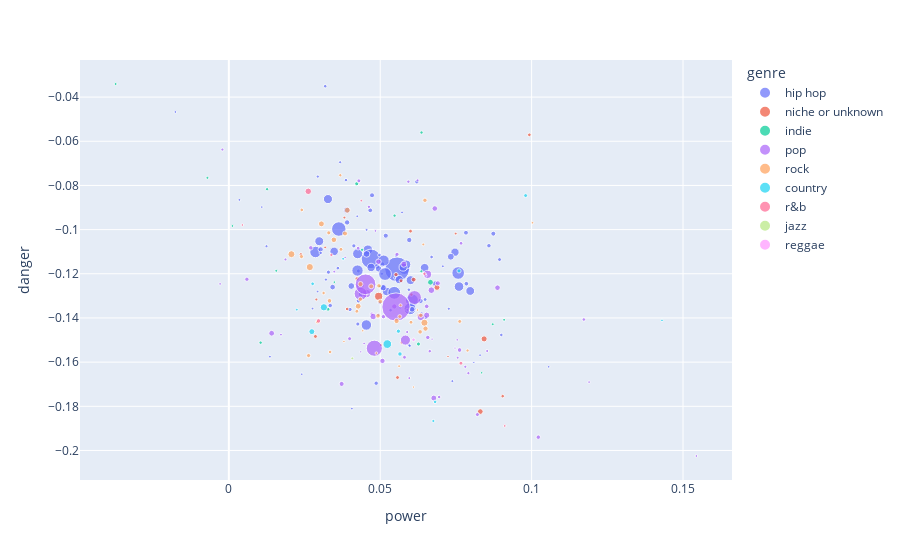

Notebook cell for this chart:
### Code cell
# fig = px.scatter(artist_means, x="power", y="danger", size="scored_words", hover_data=['artist'])
# fig.write_image('figures/artist_pd.png',scale=5.)

fig = px.scatter(artist_means, x="power", y="danger", size="scored_words", color="genre", hover_data=['artist'])
# Show the plot
fig.show()

### Figure 1 — Plotly figure (JSON) as saved in the notebook; plotly's stock layout.template omitted (floating-point values rounded to 4 significant figures)
{"data": [{"customdata": [["$NOT"], ["$uicideboy$"], ["21 Savage"], ["24kGoldn"], ["2Pac"], ["50 Cent"], ["A Boogie Wit da Hoodie"], ["A$AP Rocky"], ["Armani White"], ["BIA"], ["Baby Keem"], ["Benny The Butcher"], ["BoyWithUke"], ["Brent Faiyaz"], ["Bryson Tiller"], ["Cardi B"], ["Chief Keef"], ["Childish Gambino"], ["Chris Brown"], ["Cochise"], ["Coi Leray"], ["Coolio"], ["Cordae"], ["DJ Khaled"], ["Dr. Dre"], ["Drake"], ["Eminem"], ["Fivio Foreign"], ["Frank Ocean"], ["Freddie Dredd"], ["Future"], ["GloRilla"], ["Gorillaz"], ["Gucci Mane"], ["Gunna"], ["Ice Cube"], ["Internet Money"], ["J. Cole"], ["JAY-Z"], ["JID"], ["Jack Harlow"], ["Juice WRLD"], ["Kanye West"], ["Kendrick Lamar"], ["Kevin Gates"], ["Kid Cudi"], ["King Von"], ["Kodak Black"], ["Latto"], ["Lil Baby"], ["Lil Durk"], ["Lil Nas X"], ["Lil Peep"], ["Lil Tecca"], ["Lil Tjay"], ["Lil Uzi Vert"], ["Lil Yachty"], ["Lizzo"], ["Mac Miller"], ["Machine Gun Kelly"], ["Masked Wolf"], ["Megan Thee Stallion"], ["Migos"], ["Mike Dimes"], ["NAV"], ["NLE Choppa"], ["Nardo Wick"], ["Nicki Minaj"], ["Offset"], ["Oliver Tree"], ["PARTYNEXTDOOR"], ["PSY"], ["Playboi Carti"], ["PnB Rock"], ["Polo G"], ["Pooh Shiesty"], ["Pop Smoke"], ["Post Malone"], ["Pusha T"], ["Rod Wave"], ["Roddy Ricch"], ["SZA"], ["Saweetie"], ["Ski Mask The Slump God"], ["Sleepy Hallow"], ["Southside"], ["Sueco"], ["The Game"], ["The Kid LAROI"], ["The Notorious B.I.G."], ["Tory Lanez"], ["Travis Scott"], ["Trippie Redd"], ["Tyga"], ["Tyler"], ["Waka Flocka Flame"], ["XXXTENTACION"], ["YG"], ["Yeat"], ["Young Nudy"], ["Young Thug"], ["YoungBoy Never Broke Again"], ["Yung Gravy"], ["Yung Lean"], ["j-hope"], ["lil Shordie Scott"]], "hovertemplate": "genre=hip hop<br>power=%{x}<br>danger=%{y}<br>scored_words=%{marker.size}<br>artist=%{customdata[0]}<extra></extra>", "legendgroup": "hip hop", "marker": {"color": "#636efa", "size": [147, 2708, 1415, 200, 379, 271, 387, 851, 184, 269, 1486, 481, 321, 1595, 306, 479, 179, 672, 248, 135, 259, 590, 153, 1894, 1499, 7886, 2621, 636, 1448, 157, 3266, 200, 272, 263, 2430, 404, 429, 1626, 658, 938, 3465, 4297, 3368, 12479, 215, 1648, 519, 380, 148, 2933, 967, 1884, 338, 136, 875, 1347, 147, 565, 742, 1649, 140, 1423, 530, 182, 586, 162, 466, 920, 445, 338, 141, 154, 660, 228, 2112, 203, 406, 3330, 2535, 352, 929, 806, 270, 166, 350, 232, 157, 504, 186, 581, 199, 359, 560, 211, 2251, 260, 1709, 231, 1560, 208, 314, 247, 253, 166, 105, 101], "sizemode": "area", "sizeref": 40.87, "symbol": "circle"}, "mode": "markers", "name": "hip hop", "orientation": "v", "showlegend": true, "type": "scatter", "x": [0.02764, 0.02861, 0.07469, 0.01243, 0.04, 0.03601, 0.04866, 0.05103, 0.06464, 0.06696, 0.0521, 0.06365, 0.04277, 0.07972, 0.06483, 0.07832, 0.0455, 0.06815, 0.05531, 0.02408, 0.05944, 0.05958, 0.08297, 0.04591, 0.03478, 0.04696, 0.04249, 0.04895, 0.04701, -0.01765, 0.07574, 0.05925, 0.04976, 0.03183, 0.05799, 0.03348, 0.04283, 0.06002, 0.03427, 0.03896, 0.06051, 0.03632, 0.05463, 0.05556, 0.05057, 0.05862, 0.04729, 0.0621, 0.04063, 0.05983, 0.07331, 0.07602, 0.065, 0.1056, 0.04946, 0.05756, 0.0566, 0.03032, 0.04375, 0.02986, 0.01088, 0.05627, 0.05183, 0.07382, 0.05063, 0.0572, 0.0467, 0.04548, 0.07845, 0.04988, 0.02932, 0.0424, 0.06051, 0.0494, 0.04254, 0.03675, 0.0859, 0.05159, 0.05112, 0.0426, 0.04044, 0.05097, 0.05342, 0.07068, 0.03288, 0.05973, 0.00348, 0.08735, 0.05896, 0.03905, 0.07264, 0.04129, 0.06333, 0.03206, 0.04542, 0.05947, 0.03273, 0.03035, 0.06466, 0.02938, 0.08941, 0.03868, 0.08999, 0.01356, 0.08091, 0.05476], "xaxis": "x", "y": [-0.1358, -0.1101, -0.1102, -0.1075, -0.1362, -0.1174, -0.1695, -0.1263, -0.1199, -0.1124, -0.128, -0.1383, -0.1187, -0.1278, -0.1316, -0.1014, -0.1001, -0.1245, -0.1119, -0.1655, -0.1522, -0.1047, -0.1568, -0.1091, -0.1099, -0.1133, -0.1185, -0.1166, -0.1171, -0.04674, -0.1196, -0.1171, -0.1115, -0.03507, -0.1178, -0.1344, -0.1322, -0.1229, -0.126, -0.09119, -0.1321, -0.09973, -0.1286, -0.118, -0.12, -0.1158, -0.08446, -0.07836, -0.181, -0.1359, -0.1123, -0.1258, -0.1398, -0.1621, -0.1178, -0.117, -0.1354, -0.109, -0.1292, -0.1053, -0.0898, -0.1226, -0.1028, -0.1686, -0.1158, -0.09223, -0.09127, -0.111, -0.1245, -0.1331, -0.128, -0.09396, -0.1361, -0.1385, -0.1109, -0.06949, -0.1073, -0.1201, -0.114, -0.1428, -0.1255, -0.1263, -0.1365, -0.1166, -0.1193, -0.1526, -0.08653, -0.1018, -0.1363, -0.09674, -0.1358, -0.1074, -0.1323, -0.1226, -0.1432, -0.1272, -0.08618, -0.1106, -0.1173, -0.07598, -0.1136, -0.07759, -0.1477, -0.1575, -0.1602, -0.1218], "yaxis": "y"}, {"customdata": [["4*TOWN "], ["Bobby \"Boris\" Pickett"], ["Carolina Gaitán - La Gaita"], ["Central Cee"], ["Diane Guerrero"], ["Em Beihold"], ["Gesaffelstein"], ["Jax"], ["Jessica Darrow"], ["Kay Flock"], ["Lauren Spencer Smith"], ["Leah Kate"], ["Mr.Kitty"], ["Nigo"], ["Omah Lay"], ["Ray Parker Jr."], ["Rick James"], ["Rockwell"], ["Rosa Walton"], ["SiM"], ["Stephanie Beatriz"], ["Stephen Sanchez"], ["Steve Lacy"], ["The Citizens of Halloween"]], "hovertemplate": "genre=niche or unknown<br>power=%{x}<br>danger=%{y}<br>scored_words=%{marker.size}<br>artist=%{customdata[0]}<extra></extra>", "legendgroup": "niche or unknown", "marker": {"color": "#EF553B", "size": [297, 167, 318, 730, 260, 376, 304, 473, 758, 171, 107, 237, 305, 398, 237, 271, 176, 249, 385, 274, 654, 163, 1334, 150], "sizemode": "area", "sizeref": 40.87, "symbol": "circle"}, "mode": "markers", "name": "niche or unknown", "orientation": "v", "showlegend": true, "type": "scatter", "x": [0.06, 0.07493, 0.0286, 0.06874, 0.09045, 0.05521, 0.05687, 0.06106, 0.08431, 0.03816, 0.07238, 0.0238, 0.05571, 0.06281, 0.05029, 0.03907, 0.0289, 0.06028, 0.04237, 0.09925, 0.08306, 0.05702, 0.04948, 0.03181], "xaxis": "x", "y": [-0.1007, -0.1018, -0.1484, -0.1262, -0.1754, -0.1204, -0.1232, -0.1226, -0.1495, -0.09455, -0.1575, -0.1112, -0.167, -0.1389, -0.1522, -0.1359, -0.1317, -0.1294, -0.1223, -0.05708, -0.1824, -0.1512, -0.1302, -0.1081], "yaxis": "y"}, {"customdata": [["AJR"], ["Beach Weather"], ["CORPSE"], ["Cafuné"], ["Liana Flores"], ["Lord Huron"], ["Mac DeMarco"], ["Mitski"], ["Mother Mother"], ["Noah Kahan"], ["Rainbow Kitten Surprise"], ["Roar"], ["SALES"], ["Surf Curse"], ["TV Girl"], ["The Backseat Lovers"], ["The Rare Occasions"], ["The Walters"], ["Vacations"]], "hovertemplate": "genre=indie<br>power=%{x}<br>danger=%{y}<br>scored_words=%{marker.size}<br>artist=%{customdata[0]}<extra></extra>", "legendgroup": "indie", "marker": {"color": "#00cc96", "size": [227, 175, 181, 202, 237, 229, 122, 333, 227, 306, 333, 183, 223, 173, 699, 156, 171, 166, 135], "sizemode": "area", "sizeref": 40.87, "symbol": "circle"}, "mode": "markers", "name": "indie", "orientation": "v", "showlegend": true, "type": "scatter", "x": [0.01263, 0.04989, -0.03741, 0.06359, 0.01049, 0.044, 0.08349, 0.06262, 0.06364, 0.03276, 0.04223, -0.007075, 0.05474, 0.01566, 0.06659, 0.001187, 0.09091, 0.08716, 0.03485], "xaxis": "x", "y": [-0.0817, -0.1257, -0.03407, -0.1189, -0.1512, -0.1091, -0.1648, -0.1518, -0.05605, -0.1361, -0.07924, -0.07655, -0.09367, -0.1186, -0.1238, -0.09835, -0.1409, -0.1429, -0.1238], "yaxis": "y"}, {"customdata": [["Adele"], ["Andrew Gold"], ["BLACKPINK"], ["BTS"], ["Benson Boone"], ["Beyoncé"], ["Billie Eilish"], ["Britney Spears"], ["Bruno Mars"], ["Calvin Harris"], ["Camila Cabello"], ["Carlos Vives"], ["Charlie Puth"], ["Cigarettes After Sex"], ["Coldplay"], ["Conan Gray"], ["Cults"], ["Demi Lovato"], ["Doja Cat"], ["Dove Cameron"], ["Dua Lipa"], ["Ed Sheeran"], ["Eyedress"], ["GAYLE"], ["Halsey"], ["Harry Styles"], ["Isabel LaRosa"], ["JVKE"], ["Jaymes Young"], ["Joji"], ["Jung Kook"], ["Justin Bieber"], ["Khalid"], ["Labrinth"], ["Lana Del Rey"], ["Lewis Capaldi"], ["MKTO"], ["Mariah Carey"], ["Marshmello"], ["Meghan Trainor"], ["Miley Cyrus"], ["Nicky Youre"], ["Olivia Rodrigo"], ["Omar Apollo"], ["Pharrell Williams"], ["Pierce The Veil"], ["Porter Robinson"], ["Rex Orange County"], ["Rihanna"], ["Sabrina Carpenter"], ["Sam Smith"], ["Selena Gomez"], ["Shawn Mendes"], ["Suki Waterhouse"], ["Swedish House Mafia"], ["THE ANXIETY"], ["Tate McRae"], ["Taylor Swift"], ["The Chainsmokers"], ["The Weeknd"], ["Tom Odell"], ["WILLOW"], ["Yot Club"], ["blackbear"], ["d4vd"], ["mazie"]], "hovertemplate": "genre=pop<br>power=%{x}<br>danger=%{y}<br>scored_words=%{marker.size}<br>artist=%{customdata[0]}<extra></extra>", "legendgroup": "pop", "marker": {"color": "#ab63fa", "size": [639, 188, 1116, 567, 151, 3984, 1365, 175, 305, 639, 591, 151, 726, 406, 902, 686, 385, 248, 2096, 330, 258, 795, 284, 227, 241, 5337, 522, 212, 128, 1473, 199, 440, 151, 1358, 761, 518, 394, 405, 176, 104, 166, 168, 3468, 147, 637, 321, 155, 323, 198, 353, 286, 110, 390, 203, 333, 198, 852, 16346, 186, 8738, 131, 133, 110, 229, 439, 153], "sizemode": "area", "sizeref": 40.87, "symbol": "circle"}, "mode": "markers", "name": "pop", "orientation": "v", "showlegend": true, "type": "scatter", "x": [0.08873, -0.002127, 0.06341, 0.05464, -0.002892, 0.0613, 0.04334, 0.06233, 0.05801, 0.06802, 0.05073, 0.1544, 0.0677, 0.02707, 0.06688, 0.01413, 0.005967, 0.06946, 0.05832, 0.08209, 0.1173, 0.06533, 0.0427, 0.04627, 0.06637, 0.04805, 0.06902, 0.07911, 0.03841, 0.04543, 0.07811, 0.07619, 0.119, 0.0656, 0.05779, 0.03725, 0.06571, 0.1022, 0.06476, 0.07469, 0.05959, 0.07558, 0.04353, 0.04842, 0.04942, 0.04295, 0.03481, 0.03989, 0.05889, 0.05554, 0.07669, 0.06712, 0.05105, 0.06492, 0.04726, 0.08532, 0.04767, 0.05521, 0.0187, 0.04515, 0.07543, 0.04469, 0.04357, 0.0593, 0.06535, 0.01721], "xaxis": "x", "y": [-0.1263, -0.06376, -0.1396, -0.1348, -0.1246, -0.1308, -0.1253, -0.07767, -0.1578, -0.09045, -0.1594, -0.2025, -0.1763, -0.1082, -0.1274, -0.1469, -0.1225, -0.1758, -0.15, -0.1837, -0.1407, -0.1388, -0.1084, -0.08968, -0.155, -0.1537, -0.1243, -0.165, -0.1126, -0.129, -0.1621, -0.1545, -0.169, -0.1203, -0.1157, -0.1699, -0.1488, -0.194, -0.1205, -0.1537, -0.1672, -0.158, -0.129, -0.1006, -0.1145, -0.07792, -0.119, -0.1494, -0.1464, -0.1112, -0.1062, -0.1496, -0.1394, -0.1208, -0.1382, -0.155, -0.1394, -0.135, -0.1135, -0.1248, -0.1499, -0.1515, -0.1553, -0.0783, -0.1347, -0.1476], "yaxis": "y"}, {"customdata": [["Arctic Monkeys"], ["Beach House"], ["Blue Öyster Cult"], ["Bruce Springsteen"], ["BØRNS"], ["Cage The Elephant"], ["Dominic Fike"], ["Eagles"], ["Elton John"], ["Elvis Presley"], ["Eurythmics"], ["Fitz and The Tantrums"], ["Fleetwood Mac"], ["Foo Fighters"], ["Gerry Rafferty"], ["Ghost"], ["Glass Animals"], ["Guns N' Roses"], ["Imagine Dragons"], ["Journey"], ["Kate Bush"], ["Kenny Loggins"], ["Lynyrd Skynyrd"], ["Metallica"], ["My Chemical Romance"], ["Neon Trees"], ["Nirvana"], ["OneRepublic"], ["Panic! At The Disco"], ["Paramore"], ["Red Hot Chili Peppers"], ["Tame Impala"], ["Tears For Fears"], ["The 1975"], ["The Goo Goo Dolls"], ["The Killers"], ["The Lumineers"], ["The Neighbourhood"], ["Van Morrison"], ["Vance Joy"], ["Vundabar"], ["Wham!"], ["blink-182"]], "hovertemplate": "genre=rock<br>power=%{x}<br>danger=%{y}<br>scored_words=%{marker.size}<br>artist=%{customdata[0]}<extra></extra>", "legendgroup": "rock", "marker": {"color": "#FFA15A", "size": [1054, 306, 272, 310, 210, 240, 226, 271, 116, 136, 196, 164, 453, 431, 102, 395, 389, 440, 712, 421, 406, 137, 298, 717, 530, 120, 999, 168, 567, 699, 499, 638, 399, 120, 317, 500, 304, 1023, 352, 564, 349, 347, 261], "sizemode": "area", "sizeref": 40.87, "symbol": "circle"}, "mode": "markers", "name": "rock", "orientation": "v", "showlegend": true, "type": "scatter", "x": [0.02673, 0.05645, 0.02408, 0.03702, 0.07884, 0.03129, 0.03681, 0.03343, 0.038, 0.04872, 0.0567, 0.05622, 0.04999, 0.03323, 0.06098, 0.04957, 0.04343, 0.04927, 0.03912, 0.06317, 0.06341, 0.1003, 0.04228, 0.03057, 0.04348, 0.06232, 0.02067, 0.06422, 0.05541, 0.04272, 0.03836, 0.03469, 0.06476, 0.04422, 0.07625, 0.04701, 0.06017, 0.0646, 0.02633, 0.06495, 0.03302, 0.02397, 0.02918], "xaxis": "x", "y": [-0.117, -0.1394, -0.09108, -0.1089, -0.1547, -0.1287, -0.07537, -0.1554, -0.1507, -0.1559, -0.1343, -0.1618, -0.1326, -0.1322, -0.1713, -0.1254, -0.1315, -0.139, -0.09121, -0.1463, -0.1388, -0.09689, -0.137, -0.0974, -0.1247, -0.1364, -0.1111, -0.1067, -0.1414, -0.1347, -0.1018, -0.1046, -0.08673, -0.1458, -0.1416, -0.1257, -0.1419, -0.1422, -0.157, -0.1448, -0.1015, -0.1122, -0.1419], "yaxis": "y"}, {"customdata": [["Bailey Zimmerman"], ["Chris Stapleton"], ["Creedence Clearwater Revival"], ["Darius Rucker"], ["ERNEST"], ["Jordan Davis"], ["Luke Combs"], ["Megan Moroney"], ["Morgan Wallen"], ["Tyler Childers"], ["Walker Hayes"], ["Zac Brown Band"], ["Zach Bryan"]], "hovertemplate": "genre=country<br>power=%{x}<br>danger=%{y}<br>scored_words=%{marker.size}<br>artist=%{customdata[0]}<extra></extra>", "legendgroup": "country", "marker": {"color": "#19d3f3", "size": [276, 356, 318, 369, 165, 210, 728, 144, 1556, 407, 174, 255, 1087], "sizemode": "area", "sizeref": 40.87, "symbol": "circle"}, "mode": "markers", "name": "country", "orientation": "v", "showlegend": true, "type": "scatter", "x": [0.02768, 0.07602, 0.09802, 0.056, 0.02244, 0.06755, 0.02741, 0.1431, 0.05234, 0.05651, 0.03774, 0.06812, 0.03139], "xaxis": "x", "y": [-0.1245, -0.1187, -0.08459, -0.146, -0.1362, -0.1866, -0.1462, -0.1411, -0.1518, -0.1563, -0.1132, -0.178, -0.1352], "yaxis": "y"}, {"customdata": [["Chase Atlantic"], ["Daniel Caesar"], ["Giveon"], ["Lucky Daye"], ["Michael Jackson"], ["Miguel"], ["Smino"], ["ThxSoMch"]], "hovertemplate": "genre=r&b<br>power=%{x}<br>danger=%{y}<br>scored_words=%{marker.size}<br>artist=%{customdata[0]}<extra></extra>", "legendgroup": "r&b", "marker": {"color": "#FF6692", "size": [229, 321, 415, 141, 864, 150, 134, 211], "sizemode": "area", "sizeref": 40.87, "symbol": "circle"}, "mode": "markers", "name": "r&b", "orientation": "v", "showlegend": true, "type": "scatter", "x": [0.0646, 0.07665, 0.02962, 0.04375, 0.02623, 0.09112, 0.004467, 0.03386], "xaxis": "x", "y": [-0.12, -0.1605, -0.1413, -0.08688, -0.08266, -0.1889, -0.09791, -0.1115], "yaxis": "y"}, {"customdata": [["Earth"]], "hovertemplate": "genre=jazz<br>power=%{x}<br>danger=%{y}<br>scored_words=%{marker.size}<br>artist=%{customdata[0]}<extra></extra>", "legendgroup": "jazz", "marker": {"color": "#B6E880", "size": [173], "sizemode": "area", "sizeref": 40.87, "symbol": "circle"}, "mode": "markers", "name": "jazz", "orientation": "v", "showlegend": true, "type": "scatter", "x": [0.04078], "xaxis": "x", "y": [-0.1583], "yaxis": "y"}, {"customdata": [["Musical Youth"]], "hovertemplate": "genre=reggae<br>power=%{x}<br>danger=%{y}<br>scored_words=%{marker.size}<br>artist=%{customdata[0]}<extra></extra>", "legendgroup": "reggae", "marker": {"color": "#FF97FF", "size": [255], "sizemode": "area", "sizeref": 40.87, "symbol": "circle"}, "mode": "markers", "name": "reggae", "orientation": "v", "showlegend": true, "type": "scatter", "x": [0.061], "xaxis": "x", "y": [-0.1499], "yaxis": "y"}], "layout": {"legend": {"itemsizing": "constant", "title": {"text": "genre"}, "tracegroupgap": 0}, "margin": {"t": 60}, "xaxis": {"anchor": "y", "domain": [0, 1], "title": {"text": "power"}}, "yaxis": {"anchor": "x", "domain": [0, 1], "title": {"text": "danger"}}}}
